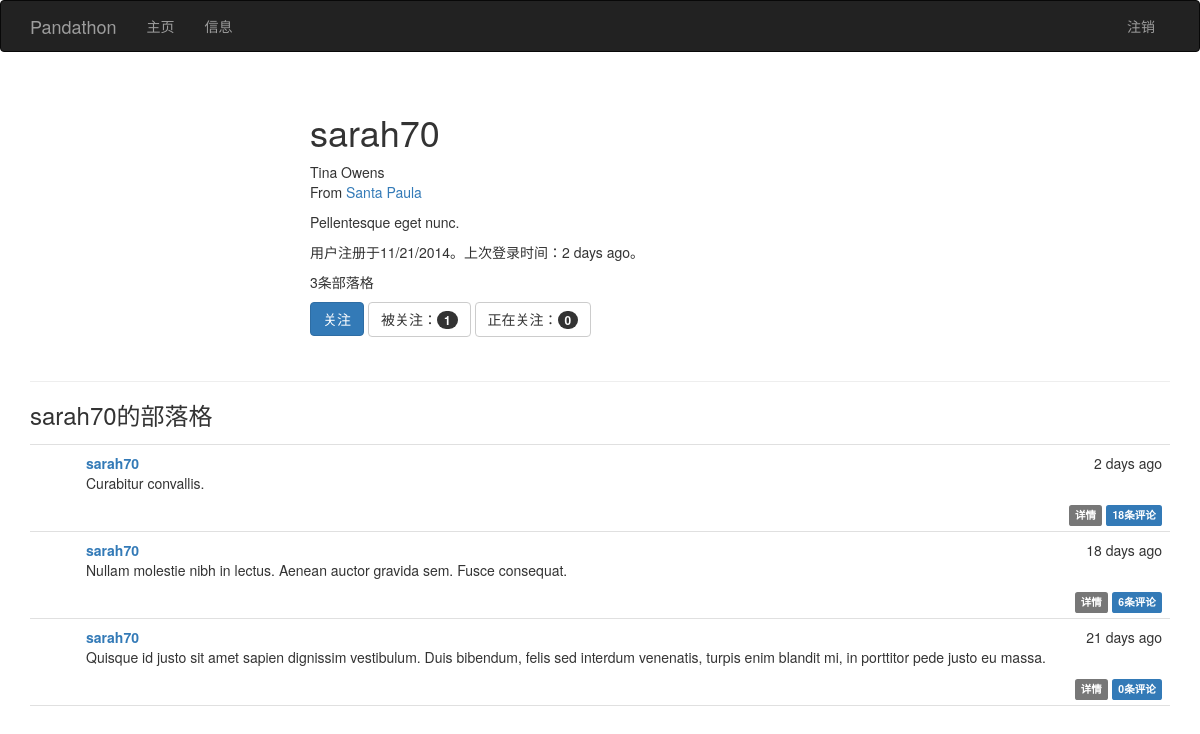
/user/sarah70 (signed in), run on the app's committed database.
### app/models.py (models this page shows, shortened)
class User(UserMixin, db.Model):
    __tablename__ = 'users'
    id = db.Column(db.Integer, primary_key=True)
    email = db.Column(db.String(64), unique=True, index=True)
    username = db.Column(db.String(64), unique=True, index=True)
    role_id = db.Column(db.Integer, db.ForeignKey('roles.id'))
    password_hash = db.Column(db.String(128))
    confirmed = db.Column(db.Boolean, default=True)
    name = db.Column(db.String(64))
    location = db.Column(db.String(64))
    about_me = db.Column(db.Text())
    member_since = db.Column(db.DateTime(), default=datetime.now())
    last_seen = db.Column(db.DateTime(), default=datetime.now())
    posts = db.relationship('Post', backref='author', lazy='dynamic')
    followed = db.relationship('Follow', foreign_keys=[Follow.follower_id],
                               backref=db.backref('follower', lazy='joined'),
                               lazy='dynamic', cascade='all, delete-orphan')
    followers = db.relationship('Follow', foreign_keys=[Follow.followed_id],
                                backref=db.backref('followed', lazy='joined'),
                                lazy='dynamic', cascade='all, delete-orphan')
    comments = db.relationship('Comment', backref='author', lazy='dynamic')
    @property
    def password(self):
        raise AttributeError('password is not a readable attribute')
    def can(self, permissions):
        return self.role is not None and \
            (self.role.permissions & permissions) == permissions
    def is_administrator(self):
        return self.can(Permission.ADMINISTER)
    def ping(self):
        self.last_seen = datetime.now()
        db.session.add(self)
    def is_following(self, user):
        return self.followed.filter_by(
            followed_id=user.id).first() is not None

class Post(db.Model):
    __tablename__ = 'posts'
    id = db.Column(db.Integer, primary_key=True)
    body = db.Column(db.Text)
    body_html = db.Column(db.Text)
    timestamp = db.Column(db.DateTime, index=True, default=datetime.now())
    author_id = db.Column(db.Integer, db.ForeignKey('users.id'))
    comments = db.relationship('Comment', backref='post', lazy='dynamic')

### app/main/views.py (the view)
@main.route('/user/<username>')
def user(username):
    user = User.query.filter_by(username=username).first_or_404()
    posts = user.posts.order_by(Post.timestamp.desc()).all()
    return render_template('user.html', user=user, posts=posts)

### app/auth/views.py (called while the page is built)
@auth.before_app_request
def before_request():
    if current_user.is_authenticated():
        current_user.ping()
        if not current_user.confirmed \
                and request.endpoint[:5] != 'auth.':
            return redirect(url_for('auth.unconfirmed'))

### app/main/__init__.py (called while the page is built)
@main.app_context_processor
def inject_permissions():
    return dict(Permission=Permission)

### app/models.py (called while the page is built)
@login_manager.user_loader
def load_user(user_id):
    return User.query.get(int(user_id))

### app/templates/user.html (shortened to what this page needs)
{% extends "base.html" %}
{% block page_content %}
<div class="page-header">
    <div class="profile-header">
        <h1>{{ user.username }}</h1>
        {% if user.name or user.location %}
        <p>
            {% if user.name %}{{ user.name }}<br>{% endif %}
            {% if user.location %}
                From <a href="http://maps.google.com/?q={{ user.location }}">{{ user.location }}</a><br>
            {% endif %}
        </p>
        {% endif %}
        {% if user.about_me %}<p>{{ user.about_me }}</p>{% endif %}
        <p>用户注册于{{ moment(user.member_since).format('L') }}。上次登录时间：{{ moment(user.last_seen).fromNow() }}。</p>
        <p>{{ user.posts.count() }}条部落格</p>
        <p>
            {% if current_user.can(Permission.FOLLOW) and user != current_user %}
                {% if not current_user.is_following(user) %}
                <a href="{{ url_for('.follow', username=user.username) }}" class="btn btn-primary"> 关注</a>
                {% else %}
                <a href="{{ url_for('.unfollow', username=user.username) }}" class="btn btn-default">取消订阅</a>
                {% endif %}
            {% endif %}
            <a href="{{ url_for('.followers', username=user.username) }}" class="btn btn-default">被关注：<span class="badge">{{ user.followers.count() }}</span></a>
            <a href="{{ url_for('.followed_by', username=user.username) }}" class="btn btn-default">正在关注：<span class="badge badge-default">{{ user.followed.count() }}</span></a>
        </p>
    </div>
</div>
<h3>{{ user.username }}的部落格</h3>
{% include '_posts.html' %}
{% endblock %}

### app/templates/_posts.html (shortened to what this page needs)
<ul class="posts">
    {% for post in posts %}
    <li class="post">
        <div class="post-content">
            <div class="post-date">{{ moment(post.timestamp, True).fromNow() }}</div>
            <div class="post-author"><a href="{{ url_for('.user', username=post.author.username) }}">{{ post.author.username }}</a></div>
            <div class="post-body">
            {% if post.body_html %}
                {{ post.body_html | safe }}
            {% else %}
                {{ post.body }}
            {% endif %}
            </div>
            <div class="post-footer">
                <a href="{{ url_for('.post', id=post.id) }}">
                    <span class="label label-default">详情</span>
                </a>
                <a href="{{ url_for('.post', id=post.id) }}#comments">
                    <span class="label label-primary">{{ post.comments.count() }}条评论</span>
                </a>
            </div>
        </div>
    </li>
    {% endfor %}
</ul>

### app/static/styles.css (style rules this page uses)
.profile-header { min-height: 260px; margin-left: 280px; }
ul.posts { list-style-type: none; padding: 0px; margin: 16px 0px 0px 0px; border-top: 1px solid #e0e0e0; }
ul.posts li.post { padding: 8px; border-bottom: 1px solid #e0e0e0; }
div.post-date { float: right; }
div.post-author { font-weight: bold; }
div.post-content { margin-left: 48px; min-height: 48px; }
div.post-footer { text-align: right; }

### data on the page
User: username "sarah70", name "Tina Owens", location "Santa Paula", about_me "Pellentesque eget nunc.", member_since "11/21/2014", last_seen "2 days ago"
Post: timestamp "2 days ago", author.username "sarah70", body_html "Curabitur convallis.", comments.count "18"
Post: timestamp "18 days ago", author.username "sarah70", body_html "Nullam molestie nibh in lectus. Aenean auctor gravida sem. Fusce consequat.", comments.count "6"
Post: timestamp "21 days ago", author.username "sarah70", body_html "Quisque id justo sit amet sapien dignissim vestibulum. Duis bibendum, felis sed interdum venenatis, turpis enim blandit mi, in porttitor pede justo eu massa.", comments.count "0"

### other printed values
{{ user.posts.count() }} "3"
{{ user.followers.count() }} "1"
{{ user.followed.count() }} "0"
